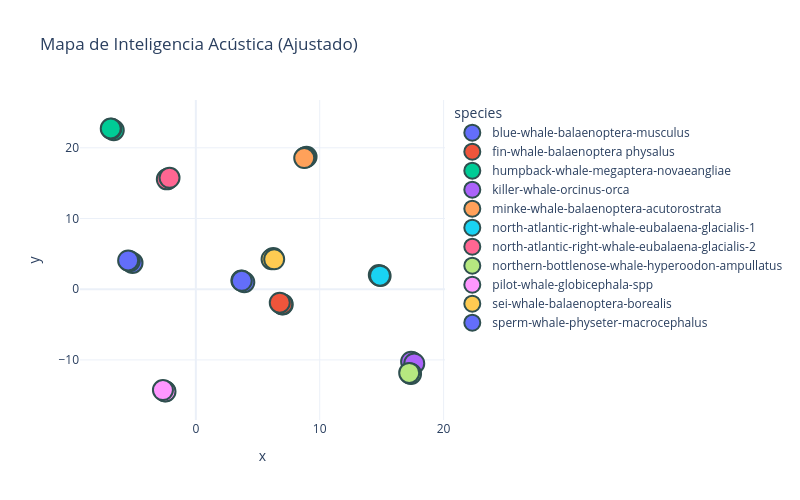

Notebook cell for this chart:
### Markdown cell above
**Paso 5: Reducción de Dimensionalidad (UMAP)**

Utiliza UMAP (Uniform Manifold Approximation and Projection) para reducir las 13 características MFCC a solo 2 dimensiones, permitiendo visualizar gráficamente cómo se agrupan las diferentes especies de ballenas según patrones de sonido.

### Code cell
import umap
import plotly.express as px
import numpy as np

# 1. Verificación inicial: ¿Cuántos audios tenemos?
print(f"✅ Filas en el DataFrame: {len(df_final)}")

# 2. Configuración de UMAP para el mini-dataset
# Reducimos n_neighbors a 2 para que funcione con solo 11 muestras
reducer = umap.UMAP(
    n_neighbors=2, 
    min_dist=0.1, 
    n_components=2, 
    random_state=42
)

# 3. Cálculo de las coordenadas (Aquí es donde se crean los datos)
features_columns = [i for i in range(13)]
embedding = reducer.fit_transform(df_final[features_columns])

# ASIGNACIÓN: Aquí es donde nacen las columnas 'x' e 'y'
df_final['x'] = embedding[:, 0]
df_final['y'] = embedding[:, 1]

# 4. Ahora sí podemos verificar si hay nulos
print(f"📊 ¿Hay valores nulos en x o y?: {df_final[['x', 'y']].isna().sum().sum()}")

# 5. Gráfico interactivo
fig = px.scatter(
    df_final, 
    x='x', 
    y='y', 
    color='species',
    hover_data=['species'],
    title='Mapa de Inteligencia Acústica (Ajustado)',
    template='plotly_white',
    width=800, 
    height=500
)

# Aumentamos tamaño para visibilidad
fig.update_traces(marker=dict(size=20, line=dict(width=2, color='DarkSlateGrey')))

fig.show()

### Figure 1 — Plotly figure (JSON) as saved in the notebook; plotly's stock layout.template omitted (floating-point values rounded to 4 significant figures)
{"data": [{"customdata": [["blue-whale-balaenoptera-musculus"], ["blue-whale-balaenoptera-musculus"], ["blue-whale-balaenoptera-musculus"]], "hovertemplate": "species=%{customdata[0]}<br>x=%{x}<br>y=%{y}<extra></extra>", "legendgroup": "blue-whale-balaenoptera-musculus", "marker": {"color": "#636efa", "line": {"color": "DarkSlateGrey", "width": 2}, "size": 20, "symbol": "circle"}, "mode": "markers", "name": "blue-whale-balaenoptera-musculus", "orientation": "v", "showlegend": true, "type": "scatter", "x": [3.678, 3.913, 3.708], "xaxis": "x", "y": [1.23, 0.9905, 1.195], "yaxis": "y"}, {"customdata": [["fin-whale-balaenoptera physalus"], ["fin-whale-balaenoptera physalus"], ["fin-whale-balaenoptera physalus"]], "hovertemplate": "species=%{customdata[0]}<br>x=%{x}<br>y=%{y}<extra></extra>", "legendgroup": "fin-whale-balaenoptera physalus", "marker": {"color": "#EF553B", "line": {"color": "DarkSlateGrey", "width": 2}, "size": 20, "symbol": "circle"}, "mode": "markers", "name": "fin-whale-balaenoptera physalus", "orientation": "v", "showlegend": true, "type": "scatter", "x": [7.012, 6.975, 6.775], "xaxis": "x", "y": [-2.148, -2.111, -1.911], "yaxis": "y"}, {"customdata": [["humpback-whale-megaptera-novaeangliae"], ["humpback-whale-megaptera-novaeangliae"], ["humpback-whale-megaptera-novaeangliae"]], "hovertemplate": "species=%{customdata[0]}<br>x=%{x}<br>y=%{y}<extra></extra>", "legendgroup": "humpback-whale-megaptera-novaeangliae", "marker": {"color": "#00cc96", "line": {"color": "DarkSlateGrey", "width": 2}, "size": 20, "symbol": "circle"}, "mode": "markers", "name": "humpback-whale-megaptera-novaeangliae", "orientation": "v", "showlegend": true, "type": "scatter", "x": [-6.623, -6.82, -6.868], "xaxis": "x", "y": [22.49, 22.68, 22.73], "yaxis": "y"}, {"customdata": [["killer-whale-orcinus-orca"], ["killer-whale-orcinus-orca"], ["killer-whale-orcinus-orca"]], "hovertemplate": "species=%{customdata[0]}<br>x=%{x}<br>y=%{y}<extra></extra>", "legendgroup": "killer-whale-orcinus-orca", "marker": {"color": "#ab63fa", "line": {"color": "DarkSlateGrey", "width": 2}, "size": 20, "symbol": "circle"}, "mode": "markers", "name": "killer-whale-orcinus-orca", "orientation": "v", "showlegend": true, "type": "scatter", "x": [17.46, 17.38, 17.63], "xaxis": "x", "y": [-10.34, -10.25, -10.5], "yaxis": "y"}, {"customdata": [["minke-whale-balaenoptera-acutorostrata"], ["minke-whale-balaenoptera-acutorostrata"], ["minke-whale-balaenoptera-acutorostrata"]], "hovertemplate": "species=%{customdata[0]}<br>x=%{x}<br>y=%{y}<extra></extra>", "legendgroup": "minke-whale-balaenoptera-acutorostrata", "marker": {"color": "#FFA15A", "line": {"color": "DarkSlateGrey", "width": 2}, "size": 20, "symbol": "circle"}, "mode": "markers", "name": "minke-whale-balaenoptera-acutorostrata", "orientation": "v", "showlegend": true, "type": "scatter", "x": [8.939, 8.827, 8.75], "xaxis": "x", "y": [18.74, 18.63, 18.55], "yaxis": "y"}, {"customdata": [["north-atlantic-right-whale-eubalaena-glacialis-1"], ["north-atlantic-right-whale-eubalaena-glacialis-1"], ["north-atlantic-right-whale-eubalaena-glacialis-1"]], "hovertemplate": "species=%{customdata[0]}<br>x=%{x}<br>y=%{y}<extra></extra>", "legendgroup": "north-atlantic-right-whale-eubalaena-glacialis-1", "marker": {"color": "#19d3f3", "line": {"color": "DarkSlateGrey", "width": 2}, "size": 20, "symbol": "circle"}, "mode": "markers", "name": "north-atlantic-right-whale-eubalaena-glacialis-1", "orientation": "v", "showlegend": true, "type": "scatter", "x": [14.92, 14.77, 14.87], "xaxis": "x", "y": [1.873, 2.019, 1.922], "yaxis": "y"}, {"customdata": [["north-atlantic-right-whale-eubalaena-glacialis-2"], ["north-atlantic-right-whale-eubalaena-glacialis-2"], ["north-atlantic-right-whale-eubalaena-glacialis-2"]], "hovertemplate": "species=%{customdata[0]}<br>x=%{x}<br>y=%{y}<extra></extra>", "legendgroup": "north-atlantic-right-whale-eubalaena-glacialis-2", "marker": {"color": "#FF6692", "line": {"color": "DarkSlateGrey", "width": 2}, "size": 20, "symbol": "circle"}, "mode": "markers", "name": "north-atlantic-right-whale-eubalaena-glacialis-2", "orientation": "v", "showlegend": true, "type": "scatter", "x": [-2.279, -2.341, -2.123], "xaxis": "x", "y": [15.6, 15.54, 15.76], "yaxis": "y"}, {"customdata": [["northern-bottlenose-whale-hyperoodon-ampullatus"], ["northern-bottlenose-whale-hyperoodon-ampullatus"], ["northern-bottlenose-whale-hyperoodon-ampullatus"]], "hovertemplate": "species=%{customdata[0]}<br>x=%{x}<br>y=%{y}<extra></extra>", "legendgroup": "northern-bottlenose-whale-hyperoodon-ampullatus", "marker": {"color": "#B6E880", "line": {"color": "DarkSlateGrey", "width": 2}, "size": 20, "symbol": "circle"}, "mode": "markers", "name": "northern-bottlenose-whale-hyperoodon-ampullatus", "orientation": "v", "showlegend": true, "type": "scatter", "x": [17.3, 17.37, 17.22], "xaxis": "x", "y": [-11.9, -11.97, -11.83], "yaxis": "y"}, {"customdata": [["pilot-whale-globicephala-spp"], ["pilot-whale-globicephala-spp"], ["pilot-whale-globicephala-spp"]], "hovertemplate": "species=%{customdata[0]}<br>x=%{x}<br>y=%{y}<extra></extra>", "legendgroup": "pilot-whale-globicephala-spp", "marker": {"color": "#FF97FF", "line": {"color": "DarkSlateGrey", "width": 2}, "size": 20, "symbol": "circle"}, "mode": "markers", "name": "pilot-whale-globicephala-spp", "orientation": "v", "showlegend": true, "type": "scatter", "x": [-2.49, -2.448, -2.656], "xaxis": "x", "y": [-14.42, -14.47, -14.26], "yaxis": "y"}, {"customdata": [["sei-whale-balaenoptera-borealis"], ["sei-whale-balaenoptera-borealis"], ["sei-whale-balaenoptera-borealis"]], "hovertemplate": "species=%{customdata[0]}<br>x=%{x}<br>y=%{y}<extra></extra>", "legendgroup": "sei-whale-balaenoptera-borealis", "marker": {"color": "#FECB52", "line": {"color": "DarkSlateGrey", "width": 2}, "size": 20, "symbol": "circle"}, "mode": "markers", "name": "sei-whale-balaenoptera-borealis", "orientation": "v", "showlegend": true, "type": "scatter", "x": [6.249, 6.113, 6.324], "xaxis": "x", "y": [4.398, 4.25, 4.226], "yaxis": "y"}, {"customdata": [["sperm-whale-physeter-macrocephalus"], ["sperm-whale-physeter-macrocephalus"], ["sperm-whale-physeter-macrocephalus"]], "hovertemplate": "species=%{customdata[0]}<br>x=%{x}<br>y=%{y}<extra></extra>", "legendgroup": "sperm-whale-physeter-macrocephalus", "marker": {"color": "#636efa", "line": {"color": "DarkSlateGrey", "width": 2}, "size": 20, "symbol": "circle"}, "mode": "markers", "name": "sperm-whale-physeter-macrocephalus", "orientation": "v", "showlegend": true, "type": "scatter", "x": [-5.111, -5.335, -5.464], "xaxis": "x", "y": [3.722, 3.945, 4.075], "yaxis": "y"}], "layout": {"height": 500, "legend": {"title": {"text": "species"}, "tracegroupgap": 0}, "title": {"text": "Mapa de Inteligencia Acústica (Ajustado)"}, "width": 800, "xaxis": {"anchor": "y", "domain": [0, 1], "title": {"text": "x"}}, "yaxis": {"anchor": "x", "domain": [0, 1], "title": {"text": "y"}}}}
